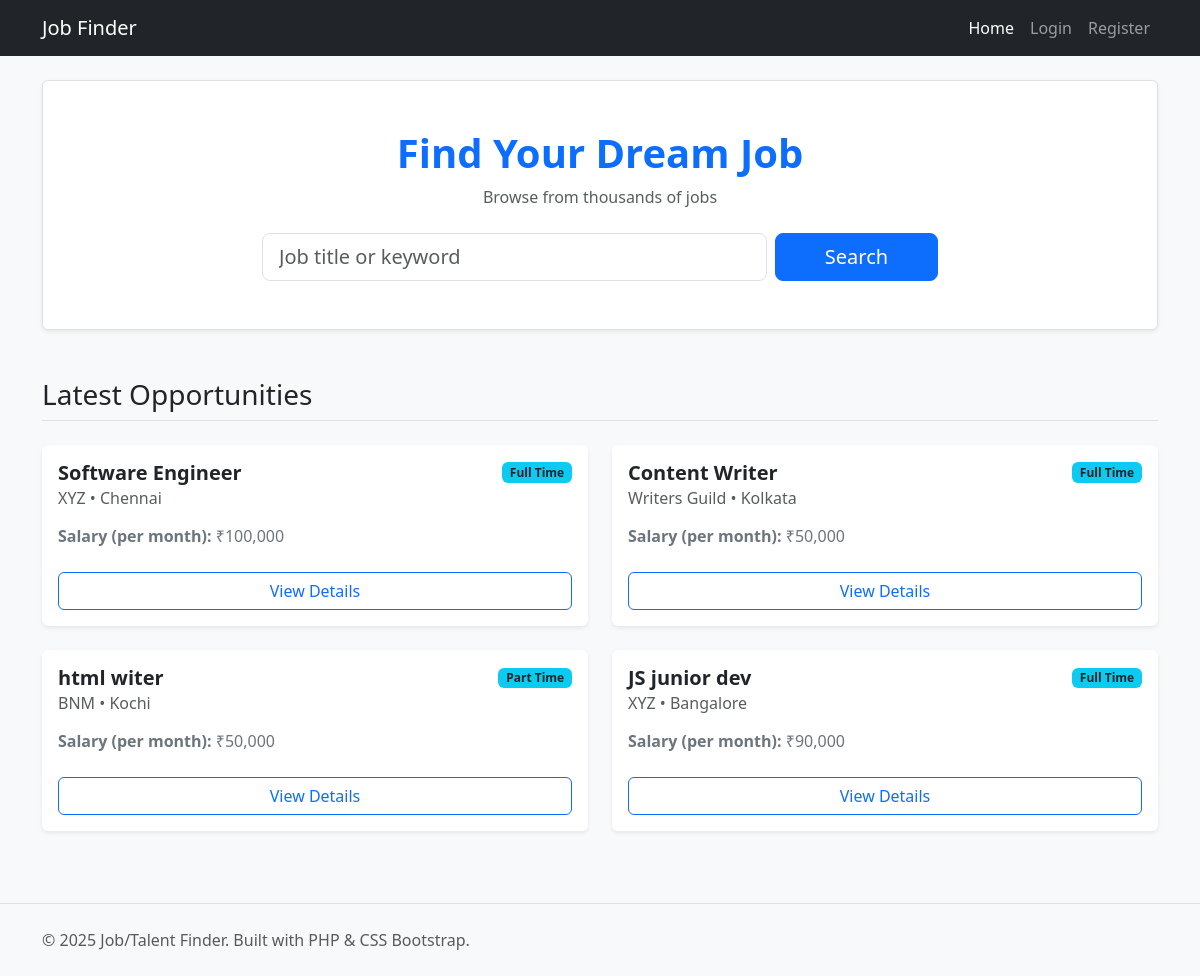
The page / on the database its author committed.
### tables this page shows
CREATE TABLE `jobs` (
  `id` int(11) NOT NULL,
  `employer_id` int(11) NOT NULL,
  `title` varchar(150) NOT NULL,
  `company_name` varchar(100) NOT NULL,
  `location` varchar(100) NOT NULL,
  `job_type` enum('Full Time','Part Time','Contract','Freelance') NOT NULL,
  `salary` int(11) NOT NULL,
  `tags` varchar(255) DEFAULT NULL,
  `description` text NOT NULL,
  `created_at` timestamp NOT NULL DEFAULT current_timestamp()
);

### index.php (the view, shortened to what this page needs)
<!DOCTYPE html>
<html lang="en">
<head>
    <link href="https://cdn.jsdelivr.net/npm/bootstrap@5.3.0/dist/css/bootstrap.min.css" rel="stylesheet">
</head>
<body>
    <nav class="navbar navbar-expand-lg navbar-dark bg-dark mb-4">
        <div class="container">
            <?php if (isset($_SESSION['user_id']) && $_SESSION['role'] == 'employer'): ?>
            <a class="navbar-brand" href="index.php">Talent Finder</a>
            <?php else: ?>
             <a class="navbar-brand" href="index.php">Job Finder</a>
             <?php endif; ?>
            <div class="collapse navbar-collapse" id="navbarNav">
                <ul class="navbar-nav ms-auto">
                    <li class="nav-item"><a class="nav-link active" href="index.php">Home</a></li>
                    <?php if (isset($_SESSION['user_id'])): ?>
                        <?php if ($_SESSION['role'] == 'employer'): ?>
                            <li class="nav-item"><a class="nav-link" href="employer/dashboard.php">Dashboard</a></li>
                            <li class="nav-item"><a class="nav-link" href="employer/job_create.php">Post a Job</a></li>
                        <?php else: ?>
                            <li class="nav-item"><a class="nav-link" href="jobseeker/applications.php">Applications</a></li>
                             <li class="nav-item"><a class="nav-link" href="./jobseeker/saved.php">Bookmarks</a></li>
                        <?php endif; ?>
                        <li class="nav-item"><a class="nav-link btn btn-danger text-white btn-sm ms-2" href="logout.php">Logout</a></li>
                    <?php else: ?>
                        <li class="nav-item"><a class="nav-link" href="login.php">Login</a></li>
                        <li class="nav-item"><a class="nav-link" href="register.php">Register</a></li>
                    <?php endif; ?>
                </ul>
            </div>
        </div>
    </nav>
    <div class="container mb-5">
        <div class="bg-white p-5 rounded shadow-sm text-center border">
            <?php if (isset($_SESSION['user_id']) && $_SESSION['role'] == 'employer'): ?>
                <h1 class="fw-bold text-primary">Talent Finder</h1>
            <p class="text-muted mb-4">Post your jobs. Find the perfect candidate.</p>
            <?php else: ?>
                <h1 class="fw-bold text-primary">Find Your Dream Job</h1>
            <p class="text-muted mb-4">Browse from thousands of jobs</p>
            <?php endif; ?>
            <form action="index.php" method="GET" class="row g-2 justify-content-center">
                <div class="col-md-6">
                    <input type="text" name="search" class="form-control form-control-lg" placeholder="Job title or keyword" value="<?php if(isset($_GET['search'])) echo htmlspecialchars($_GET['search']); ?>">
                </div>
                <div class="col-md-2">
                    <button type="submit" class="btn btn-primary btn-lg w-100">Search</button>
                </div>
            </form>
        </div>
    </div>
    <div class="container">
        <h3 class="mb-4 pb-2 border-bottom">Latest Opportunities</h3>
        <div class="row">
            <?php
            $sql = "SELECT * FROM jobs WHERE 1=1";
            $sql .= " ORDER BY id DESC";
            $result = mysqli_query($conn, $sql);
            if (mysqli_num_rows($result) > 0):
                while ($job = mysqli_fetch_assoc($result)):
            ?>
                    <div class="col-md-6 mb-4">
                        <div class="card shadow-sm h-100 border-0">
                            <div class="card-body">
                                <div class="d-flex justify-content-between align-items-center mb-2">
                                    <h5 class="card-title text-dark fw-bold mb-0"><?php echo htmlspecialchars($job['title']); ?></h5>
                                    <span class="badge bg-info text-dark"><?php echo htmlspecialchars($job['job_type']); ?></span>
                                </div>
                                <h6 class="card-subtitle text-muted mb-3">
                                    <?php echo htmlspecialchars($job['company_name']); ?> &bull; <?php echo htmlspecialchars($job['location']); ?>
                                </h6>
                                <p class="card-text text-secondary">
                                    <strong>Salary (per month):</strong> &#8377;<?php echo number_format($job['salary']); ?>
                                </p>
                                <a href="job_details.php?id=<?php echo $job['id']; ?>" class="btn btn-outline-primary w-100 mt-2">View Details</a>
                            </div>
                        </div>
                    </div>
            <?php
                endwhile;
            else:
            ?>
                <div class="col-12 text-center py-5">
                    <h4 class="text-muted">No jobs found.</h4>
                </div>
            <?php endif; ?>
        </div>
    </div>
    <footer class="bg-light text-center text-lg-start mt-5 py-4 border-top">
        <div class="container text-muted">
            &copy; <?php echo date("Y"); ?> Job/Talent Finder. Built with PHP & CSS Bootstrap.
        </div>
    </footer>
</body>
</html>

### index.php (style rules this page uses)
body { background-color: #f8f9fa; }

### rows shown on the page
jobs: title "Software Engineer", job_type "Full Time", company_name "XYZ", location "Chennai", salary "100,000"
jobs: title "Content Writer", job_type "Full Time", company_name "Writers Guild", location "Kolkata", salary "50,000"
jobs: title "html witer", job_type "Part Time", company_name "BNM", location "Kochi", salary "50,000"
jobs: title "JS junior dev", job_type "Full Time", company_name "XYZ", location "Bangalore", salary "90,000"
